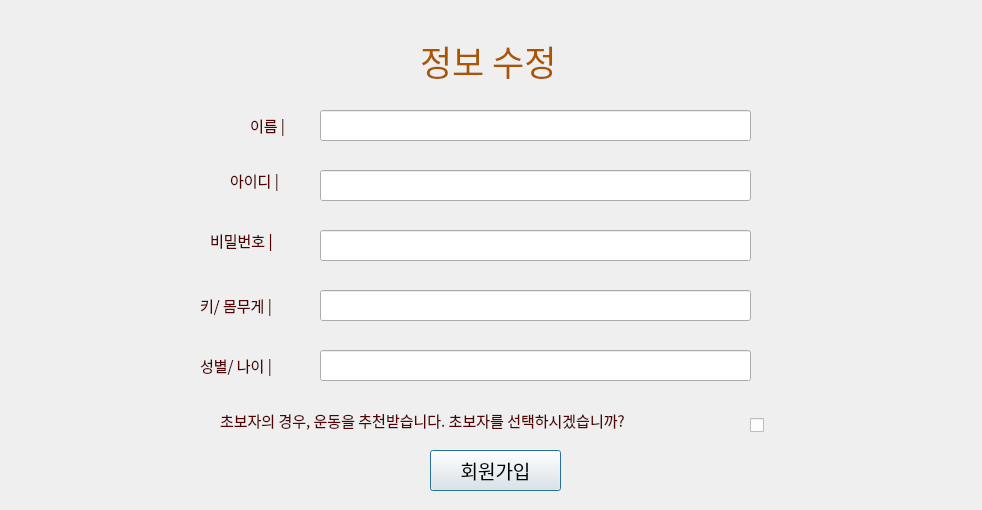
<?xml version="1.0" encoding="UTF-8"?>
<ui version="4.0">
 <class>Dialog</class>
 <widget class="QDialog" name="Dialog">
  <property name="geometry">
   <rect>
    <x>0</x>
    <y>0</y>
    <width>982</width>
    <height>510</height>
   </rect>
  </property>
  <property name="windowTitle">
   <string>Dialog</string>
  </property>
  <widget class="QCheckBox" name="checkBox">
   <property name="geometry">
    <rect>
     <x>750</x>
     <y>410</y>
     <width>51</width>
     <height>31</height>
    </rect>
   </property>
   <property name="text">
    <string/>
   </property>
   <property name="autoRepeatDelay">
    <number>305</number>
   </property>
  </widget>
  <widget class="QLineEdit" name="lineEdit">
   <property name="geometry">
    <rect>
     <x>320</x>
     <y>110</y>
     <width>431</width>
     <height>31</height>
    </rect>
   </property>
  </widget>
  <widget class="QLabel" name="label_11">
   <property name="geometry">
    <rect>
     <x>250</x>
     <y>110</y>
     <width>71</width>
     <height>31</height>
    </rect>
   </property>
   <property name="palette">
    <palette>
     <active>
      <colorrole role="WindowText">
       <brush brushstyle="SolidPattern">
        <color alpha="255">
         <red>85</red>
         <green>0</green>
         <blue>0</blue>
        </color>
       </brush>
      </colorrole>
     </active>
     <inactive>
      <colorrole role="WindowText">
       <brush brushstyle="SolidPattern">
        <color alpha="255">
         <red>85</red>
         <green>0</green>
         <blue>0</blue>
        </color>
       </brush>
      </colorrole>
     </inactive>
     <disabled>
      <colorrole role="WindowText">
       <brush brushstyle="SolidPattern">
        <color alpha="255">
         <red>120</red>
         <green>120</green>
         <blue>120</blue>
        </color>
       </brush>
      </colorrole>
     </disabled>
    </palette>
   </property>
   <property name="font">
    <font>
     <family>DX솔로감성</family>
     <pointsize>11</pointsize>
    </font>
   </property>
   <property name="text">
    <string>이름 |</string>
   </property>
  </widget>
  <widget class="QLineEdit" name="lineEdit_4">
   <property name="geometry">
    <rect>
     <x>320</x>
     <y>290</y>
     <width>431</width>
     <height>31</height>
    </rect>
   </property>
  </widget>
  <widget class="QLabel" name="label_9">
   <property name="geometry">
    <rect>
     <x>210</x>
     <y>220</y>
     <width>141</width>
     <height>41</height>
    </rect>
   </property>
   <property name="palette">
    <palette>
     <active>
      <colorrole role="WindowText">
       <brush brushstyle="SolidPattern">
        <color alpha="255">
         <red>85</red>
         <green>0</green>
         <blue>0</blue>
        </color>
       </brush>
      </colorrole>
     </active>
     <inactive>
      <colorrole role="WindowText">
       <brush brushstyle="SolidPattern">
        <color alpha="255">
         <red>85</red>
         <green>0</green>
         <blue>0</blue>
        </color>
       </brush>
      </colorrole>
     </inactive>
     <disabled>
      <colorrole role="WindowText">
       <brush brushstyle="SolidPattern">
        <color alpha="255">
         <red>120</red>
         <green>120</green>
         <blue>120</blue>
        </color>
       </brush>
      </colorrole>
     </disabled>
    </palette>
   </property>
   <property name="font">
    <font>
     <family>DX솔로감성</family>
     <pointsize>11</pointsize>
    </font>
   </property>
   <property name="text">
    <string>비밀번호 |</string>
   </property>
  </widget>
  <widget class="QLabel" name="label_7">
   <property name="geometry">
    <rect>
     <x>230</x>
     <y>160</y>
     <width>141</width>
     <height>41</height>
    </rect>
   </property>
   <property name="palette">
    <palette>
     <active>
      <colorrole role="WindowText">
       <brush brushstyle="SolidPattern">
        <color alpha="255">
         <red>85</red>
         <green>0</green>
         <blue>0</blue>
        </color>
       </brush>
      </colorrole>
     </active>
     <inactive>
      <colorrole role="WindowText">
       <brush brushstyle="SolidPattern">
        <color alpha="255">
         <red>85</red>
         <green>0</green>
         <blue>0</blue>
        </color>
       </brush>
      </colorrole>
     </inactive>
     <disabled>
      <colorrole role="WindowText">
       <brush brushstyle="SolidPattern">
        <color alpha="255">
         <red>120</red>
         <green>120</green>
         <blue>120</blue>
        </color>
       </brush>
      </colorrole>
     </disabled>
    </palette>
   </property>
   <property name="font">
    <font>
     <family>DX솔로감성</family>
     <pointsize>11</pointsize>
    </font>
   </property>
   <property name="text">
    <string>아이디 |</string>
   </property>
  </widget>
  <widget class="QLabel" name="label_12">
   <property name="geometry">
    <rect>
     <x>420</x>
     <y>30</y>
     <width>191</width>
     <height>61</height>
    </rect>
   </property>
   <property name="palette">
    <palette>
     <active>
      <colorrole role="WindowText">
       <brush brushstyle="SolidPattern">
        <color alpha="255">
         <red>170</red>
         <green>85</green>
         <blue>0</blue>
        </color>
       </brush>
      </colorrole>
     </active>
     <inactive>
      <colorrole role="WindowText">
       <brush brushstyle="SolidPattern">
        <color alpha="255">
         <red>170</red>
         <green>85</green>
         <blue>0</blue>
        </color>
       </brush>
      </colorrole>
     </inactive>
     <disabled>
      <colorrole role="WindowText">
       <brush brushstyle="SolidPattern">
        <color alpha="255">
         <red>120</red>
         <green>120</green>
         <blue>120</blue>
        </color>
       </brush>
      </colorrole>
     </disabled>
    </palette>
   </property>
   <property name="font">
    <font>
     <family>DX솔로감성</family>
     <pointsize>26</pointsize>
    </font>
   </property>
   <property name="text">
    <string>정보 수정</string>
   </property>
  </widget>
  <widget class="QPushButton" name="pushButton">
   <property name="geometry">
    <rect>
     <x>430</x>
     <y>450</y>
     <width>131</width>
     <height>41</height>
    </rect>
   </property>
   <property name="font">
    <font>
     <family>서울남산 장체B</family>
     <pointsize>14</pointsize>
    </font>
   </property>
   <property name="acceptDrops">
    <bool>false</bool>
   </property>
   <property name="text">
    <string>회원가입</string>
   </property>
  </widget>
  <widget class="QLineEdit" name="lineEdit_5">
   <property name="geometry">
    <rect>
     <x>320</x>
     <y>350</y>
     <width>431</width>
     <height>31</height>
    </rect>
   </property>
  </widget>
  <widget class="QLabel" name="label_6">
   <property name="geometry">
    <rect>
     <x>200</x>
     <y>350</y>
     <width>141</width>
     <height>31</height>
    </rect>
   </property>
   <property name="palette">
    <palette>
     <active>
      <colorrole role="WindowText">
       <brush brushstyle="SolidPattern">
        <color alpha="255">
         <red>85</red>
         <green>0</green>
         <blue>0</blue>
        </color>
       </brush>
      </colorrole>
     </active>
     <inactive>
      <colorrole role="WindowText">
       <brush brushstyle="SolidPattern">
        <color alpha="255">
         <red>85</red>
         <green>0</green>
         <blue>0</blue>
        </color>
       </brush>
      </colorrole>
     </inactive>
     <disabled>
      <colorrole role="WindowText">
       <brush brushstyle="SolidPattern">
        <color alpha="255">
         <red>120</red>
         <green>120</green>
         <blue>120</blue>
        </color>
       </brush>
      </colorrole>
     </disabled>
    </palette>
   </property>
   <property name="font">
    <font>
     <family>DX솔로감성</family>
     <pointsize>11</pointsize>
    </font>
   </property>
   <property name="text">
    <string>성별/ 나이 |</string>
   </property>
  </widget>
  <widget class="QLineEdit" name="lineEdit_2">
   <property name="geometry">
    <rect>
     <x>320</x>
     <y>170</y>
     <width>431</width>
     <height>31</height>
    </rect>
   </property>
  </widget>
  <widget class="QLabel" name="label_10">
   <property name="geometry">
    <rect>
     <x>220</x>
     <y>400</y>
     <width>531</width>
     <height>41</height>
    </rect>
   </property>
   <property name="palette">
    <palette>
     <active>
      <colorrole role="WindowText">
       <brush brushstyle="SolidPattern">
        <color alpha="255">
         <red>85</red>
         <green>0</green>
         <blue>0</blue>
        </color>
       </brush>
      </colorrole>
     </active>
     <inactive>
      <colorrole role="WindowText">
       <brush brushstyle="SolidPattern">
        <color alpha="255">
         <red>85</red>
         <green>0</green>
         <blue>0</blue>
        </color>
       </brush>
      </colorrole>
     </inactive>
     <disabled>
      <colorrole role="WindowText">
       <brush brushstyle="SolidPattern">
        <color alpha="255">
         <red>120</red>
         <green>120</green>
         <blue>120</blue>
        </color>
       </brush>
      </colorrole>
     </disabled>
    </palette>
   </property>
   <property name="font">
    <font>
     <family>DX솔로감성</family>
     <pointsize>11</pointsize>
    </font>
   </property>
   <property name="text">
    <string>초보자의 경우, 운동을 추천받습니다. 초보자를 선택하시겠습니까?</string>
   </property>
  </widget>
  <widget class="QLineEdit" name="lineEdit_3">
   <property name="geometry">
    <rect>
     <x>320</x>
     <y>230</y>
     <width>431</width>
     <height>31</height>
    </rect>
   </property>
  </widget>
  <widget class="QLabel" name="label_8">
   <property name="geometry">
    <rect>
     <x>200</x>
     <y>280</y>
     <width>141</width>
     <height>51</height>
    </rect>
   </property>
   <property name="palette">
    <palette>
     <active>
      <colorrole role="WindowText">
       <brush brushstyle="SolidPattern">
        <color alpha="255">
         <red>85</red>
         <green>0</green>
         <blue>0</blue>
        </color>
       </brush>
      </colorrole>
     </active>
     <inactive>
      <colorrole role="WindowText">
       <brush brushstyle="SolidPattern">
        <color alpha="255">
         <red>85</red>
         <green>0</green>
         <blue>0</blue>
        </color>
       </brush>
      </colorrole>
     </inactive>
     <disabled>
      <colorrole role="WindowText">
       <brush brushstyle="SolidPattern">
        <color alpha="255">
         <red>120</red>
         <green>120</green>
         <blue>120</blue>
        </color>
       </brush>
      </colorrole>
     </disabled>
    </palette>
   </property>
   <property name="font">
    <font>
     <family>DX솔로감성</family>
     <pointsize>11</pointsize>
    </font>
   </property>
   <property name="text">
    <string>키/ 몸무게 |</string>
   </property>
  </widget>
 </widget>
 <resources/>
 <connections/>
</ui>
